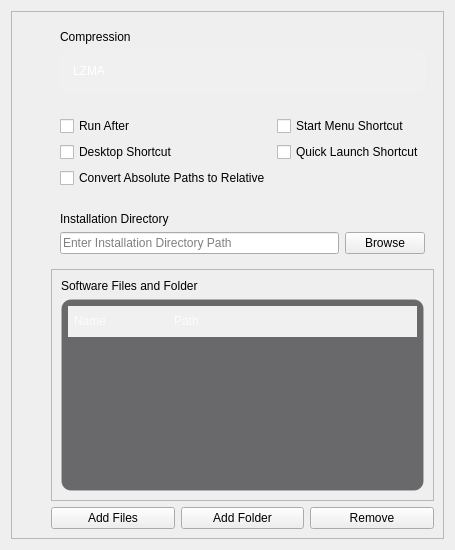
         <widget class="QWidget" name="Directorytab">
          <attribute name="title">
           <string>Directory </string>
          </attribute>
          <layout class="QHBoxLayout" name="horizontalLayout_5">
           <item>
            <widget class="QFrame" name="DirectoryPanel">
             <property name="frameShape">
              <enum>QFrame::Shape::StyledPanel</enum>
             </property>
             <property name="frameShadow">
              <enum>QFrame::Shadow::Raised</enum>
             </property>
             <layout class="QHBoxLayout" name="horizontalLayout_15">
              <item>
               <layout class="QGridLayout" name="gridLayout_3">
                <item row="5" column="2">
                 <widget class="QLabel" name="label_6">
                  <property name="minimumSize">
                   <size>
                    <width>24</width>
                    <height>24</height>
                   </size>
                  </property>
                  <property name="maximumSize">
                   <size>
                    <width>48</width>
                    <height>48</height>
                   </size>
                  </property>
                  <property name="text">
                   <string/>
                  </property>
                  <property name="pixmap">
                   <pixmap resource="res.qrc">:/res/RES/icons/compress.svg</pixmap>
                  </property>
                  <property name="scaledContents">
                   <bool>true</bool>
                  </property>
                 </widget>
                </item>
                <item row="12" column="3">
                 <widget class="QFrame" name="verticalFrame_4">
                  <property name="sizePolicy">
                   <sizepolicy hsizetype="Preferred" vsizetype="Fixed">
                    <horstretch>0</horstretch>
                    <verstretch>0</verstretch>
                   </sizepolicy>
                  </property>
                  <layout class="QVBoxLayout" name="verticalLayout_9">
                   <item>
                    <widget class="QLabel" name="label_15">
                     <property name="sizePolicy">
                      <sizepolicy hsizetype="Preferred" vsizetype="Fixed">
                       <horstretch>0</horstretch>
                       <verstretch>0</verstretch>
                      </sizepolicy>
                     </property>
                     <property name="text">
                      <string>Installation Directory</string>
                     </property>
                    </widget>
                   </item>
                   <item>
                    <widget class="QFrame" name="frame_6">
                     <property name="sizePolicy">
                      <sizepolicy hsizetype="Preferred" vsizetype="Fixed">
                       <horstretch>0</horstretch>
                       <verstretch>0</verstretch>
                      </sizepolicy>
                     </property>
                     <property name="minimumSize">
                      <size>
                       <width>0</width>
                       <height>0</height>
                      </size>
                     </property>
                     <property name="styleSheet">
                      <string notr="true">QFrame{
background-color: none;
border: none;
}</string>
                     </property>
                     <property name="frameShape">
                      <enum>QFrame::Shape::StyledPanel</enum>
                     </property>
                     <property name="frameShadow">
                      <enum>QFrame::Shadow::Raised</enum>
                     </property>
                     <layout class="QHBoxLayout" name="horizontalLayout_19">
                      <property name="leftMargin">
                       <number>0</number>
                      </property>
                      <property name="topMargin">
                       <number>0</number>
                      </property>
                      <property name="rightMargin">
                       <number>0</number>
                      </property>
                      <property name="bottomMargin">
                       <number>0</number>
                      </property>
                      <item>
                       <widget class="QLineEdit" name="defaultDirLineEdit">
                        <property name="placeholderText">
                         <string>Enter Installation Directory Path</string>
                        </property>
                       </widget>
                      </item>
                      <item>
                       <widget class="QPushButton" name="defaultDirButton">
                        <property name="cursor">
                         <cursorShape>PointingHandCursor</cursorShape>
                        </property>
                        <property name="text">
                         <string>Browse</string>
                        </property>
                        <property name="icon">
                         <iconset>
                          <normalon>:/res/RES/icons/folder-regular.svg</normalon>
                         </iconset>
                        </property>
                        <property name="iconSize">
                         <size>
                          <width>20</width>
                          <height>20</height>
                         </size>
                        </property>
                       </widget>
                      </item>
                     </layout>
                    </widget>
                   </item>
                  </layout>
                 </widget>
                </item>
                <item row="14" column="2">
                 <widget class="QLabel" name="label_2">
                  <property name="minimumSize">
                   <size>
                    <width>24</width>
                    <height>24</height>
                   </size>
                  </property>
                  <property name="maximumSize">
                   <size>
                    <width>48</width>
                    <height>48</height>
                   </size>
                  </property>
                  <property name="text">
                   <string/>
                  </property>
                  <property name="pixmap">
                   <pixmap resource="res.qrc">:/res/RES/icons/folder-tree.svg</pixmap>
                  </property>
                  <property name="scaledContents">
                   <bool>true</bool>
                  </property>
                 </widget>
                </item>
                <item row="12" column="2">
                 <widget class="QLabel" name="label_12">
                  <property name="minimumSize">
                   <size>
                    <width>24</width>
                    <height>24</height>
                   </size>
                  </property>
                  <property name="maximumSize">
                   <size>
                    <width>48</width>
                    <height>48</height>
                   </size>
                  </property>
                  <property name="text">
                   <string/>
                  </property>
                  <property name="pixmap">
                   <pixmap resource="res.qrc">:/res/RES/icons/system.svg</pixmap>
                  </property>
                  <property name="scaledContents">
                   <bool>true</bool>
                  </property>
                 </widget>
                </item>
                <item row="14" column="3">
                 <widget class="QFrame" name="frame_3">
                  <property name="minimumSize">
                   <size>
                    <width>0</width>
                    <height>0</height>
                   </size>
                  </property>
                  <property name="frameShape">
                   <enum>QFrame::Shape::StyledPanel</enum>
                  </property>
                  <property name="frameShadow">
                   <enum>QFrame::Shadow::Raised</enum>
                  </property>
                  <layout class="QVBoxLayout" name="verticalLayout_4">
                   <item>
                    <widget class="QLabel" name="label_4">
                     <property name="text">
                      <string>Software Files and Folder</string>
                     </property>
                    </widget>
                   </item>
                   <item>
                    <widget class="QTreeWidget" name="filesTreeWidget">
                     <property name="styleSheet">
                      <string notr="true">QTreeWidget {
    background-color: rgba(25, 25, 30, 160);
    border: 1px solid rgba(255, 255, 255, 15);
    border-radius: 10px;

    color: white;

    padding: 6px;
    outline: none;
}

/* Header */
QHeaderView::section {
    background-color: rgba(255, 255, 255, 10);
    color: rgba(255,255,255,200);

    padding: 6px;

    border: none;
    border-bottom: 1px solid rgba(255,255,255,15);
}

/* Items */
QTreeWidget::item {
    padding: 6px;
    border-radius: 6px;
}

/* Hover */
QTreeWidget::item:hover {
    background-color: rgba(255, 255, 255, 12);
}

/* Selected item (Apple blue) */
QTreeWidget::item:selected {
    background-color: rgba(10, 132, 255, 35);
    color: white;
}

/* Focus outline */
QTreeWidget:focus {
    border: 1px solid #0A84FF;
}</string>
                     </property>
                     <column>
                      <property name="text">
                       <string>Name</string>
                      </property>
                     </column>
                     <column>
                      <property name="text">
                       <string>Path</string>
                      </property>
                     </column>
                    </widget>
                   </item>
                  </layout>
                 </widget>
                </item>
                <item row="15" column="3">
                 <widget class="QFrame" name="frame_2">
                  <property name="minimumSize">
                   <size>
                    <width>0</width>
                    <height>0</height>
                   </size>
                  </property>
                  <property name="styleSheet">
                   <string notr="true">QFrame{
background-color: none;
border: none;
}</string>
                  </property>
                  <property name="frameShape">
                   <enum>QFrame::Shape::StyledPanel</enum>
                  </property>
                  <property name="frameShadow">
                   <enum>QFrame::Shadow::Raised</enum>
                  </property>
                  <layout class="QHBoxLayout" name="horizontalLayout_7">
                   <property name="leftMargin">
                    <number>0</number>
                   </property>
                   <property name="topMargin">
                    <number>0</number>
                   </property>
                   <property name="rightMargin">
                    <number>0</number>
                   </property>
                   <property name="bottomMargin">
                    <number>0</number>
                   </property>
                   <item>
                    <widget class="QPushButton" name="addFilesButton">
                     <property name="cursor">
                      <cursorShape>PointingHandCursor</cursorShape>
                     </property>
                     <property name="text">
                      <string>Add Files</string>
                     </property>
                     <property name="icon">
                      <iconset>
                       <normalon>:/res/RES/icons/add.svg</normalon>
                      </iconset>
                     </property>
                     <property name="iconSize">
                      <size>
                       <width>24</width>
                       <height>24</height>
                      </size>
                     </property>
                    </widget>
                   </item>
                   <item>
                    <widget class="QPushButton" name="addFolderButton">
                     <property name="cursor">
                      <cursorShape>PointingHandCursor</cursorShape>
                     </property>
                     <property name="text">
                      <string>Add Folder</string>
                     </property>
                     <property name="icon">
                      <iconset>
                       <normalon>:/res/RES/icons/folder.svg</normalon>
                      </iconset>
                     </property>
                     <property name="iconSize">
                      <size>
                       <width>24</width>
                       <height>24</height>
                      </size>
                     </property>
                    </widget>
                   </item>
                   <item>
                    <widget class="QPushButton" name="removeSelectedButton">
                     <property name="cursor">
                      <cursorShape>PointingHandCursor</cursorShape>
                     </property>
                     <property name="text">
                      <string>Remove</string>
                     </property>
                     <property name="icon">
                      <iconset>
                       <normalon>:/res/RES/icons/remove.svg</normalon>
                      </iconset>
                     </property>
                     <property name="iconSize">
                      <size>
                       <width>24</width>
                       <height>24</height>
                      </size>
                     </property>
                    </widget>
                   </item>
                  </layout>
                 </widget>
                </item>
                <item row="5" column="3">
                 <widget class="QFrame" name="verticalFrame_3">
                  <property name="sizePolicy">
                   <sizepolicy hsizetype="Preferred" vsizetype="Fixed">
                    <horstretch>0</horstretch>
                    <verstretch>0</verstretch>
                   </sizepolicy>
                  </property>
                  <layout class="QVBoxLayout" name="verticalLayout_8">
                   <item>
                    <widget class="QLabel" name="label_14">
                     <property name="sizePolicy">
                      <sizepolicy hsizetype="Preferred" vsizetype="Fixed">
                       <horstretch>0</horstretch>
                       <verstretch>0</verstretch>
                      </sizepolicy>
                     </property>
                     <property name="text">
                      <string>Compression</string>
                     </property>
                    </widget>
                   </item>
                   <item>
                    <widget class="QComboBox" name="compressionComboBox">
                     <property name="styleSheet">
                      <string notr="true">QComboBox {
    background-color: rgba(255, 255, 255, 20);
    color: white;

    border: 1px solid rgba(255, 255, 255, 25);
    border-radius: 8px;

    padding: 6px 12px;

    min-height: 28px;
}

QComboBox:hover {
    background-color: rgba(255,255,255,30);
    border: 1px solid rgba(90,140,255,120);
}

QComboBox:focus {
    border: 1px solid rgb(0,122,255);
}

QComboBox:disabled {
    background-color: rgba(255,255,255,10);
    color: rgba(255,255,255,80);
}

/* Arrow area */
QComboBox::drop-down {
    subcontrol-origin: padding;
    subcontrol-position: top right;

    width: 30px;

    border: none;
    background: transparent;
}

/* Arrow */
QComboBox::down-arrow {
    image: url(:/res/RES/icons/chevron-down.svg);
    width: 12px;
    height: 12px;
}

/* Popup list */
QComboBox QAbstractItemView {

    background-color: rgba(35,35,40,240);

    color: white;

    border: 1px solid rgba(255,255,255,20);

    border-radius: 8px;

    outline: none;

    selection-background-color: rgba(0,122,255,180);

    selection-color: white;

    padding: 4px;
}

/* Items */
QComboBox QAbstractItemView::item {
    height: 28px;
    padding-left: 10px;
    border-radius: 6px;
}

/* Hover item */
QComboBox QAbstractItemView::item:hover {
    background-color: rgba(255,255,255,18);
}

/* Selected item */
QComboBox QAbstractItemView::item:selected {
    background-color: rgba(0,122,255,180);
    color: white;
}</string>
                     </property>
                     <item>
                      <property name="text">
                       <string>LZMA</string>
                      </property>
                     </item>
                     <item>
                      <property name="text">
                       <string>ZLIB</string>
                      </property>
                     </item>
                     <item>
                      <property name="text">
                       <string>BZIP2</string>
                      </property>
                     </item>
                    </widget>
                   </item>
                  </layout>
                 </widget>
                </item>
                <item row="6" column="3">
                 <widget class="QFrame" name="frame_16">
                  <property name="minimumSize">
                   <size>
                    <width>0</width>
                    <height>0</height>
                   </size>
                  </property>
                  <property name="styleSheet">
                   <string notr="true">QFrame{
background-color: none;
border: none;
}</string>
                  </property>
                  <property name="frameShape">
                   <enum>QFrame::Shape::StyledPanel</enum>
                  </property>
                  <property name="frameShadow">
                   <enum>QFrame::Shadow::Raised</enum>
                  </property>
                  <layout class="QGridLayout" name="gridLayout_9">
                   <item row="0" column="0">
                    <widget class="QCheckBox" name="runAfterCheckBox">
                     <property name="text">
                      <string>Run After</string>
                     </property>
                    </widget>
                   </item>
                   <item row="2" column="0">
                    <widget class="QCheckBox" name="relativePathCheckBox">
                     <property name="text">
                      <string>Convert Absolute Paths to Relative</string>
                     </property>
                    </widget>
                   </item>
                   <item row="1" column="0">
                    <widget class="QCheckBox" name="desktopShortcutCheckBox">
                     <property name="text">
                      <string>Desktop Shortcut</string>
                     </property>
                    </widget>
                   </item>
                   <item row="0" column="1">
                    <widget class="QCheckBox" name="startMenuShortcutCheckBox">
                     <property name="text">
                      <string>Start Menu Shortcut</string>
                     </property>
                    </widget>
                   </item>
                   <item row="1" column="1">
                    <widget class="QCheckBox" name="quickLaunchShortcutCheckBox">
                     <property name="text">
                      <string>Quick Launch Shortcut</string>
                     </property>
                    </widget>
                   </item>
                  </layout>
                 </widget>
                </item>
               </layout>
              </item>
             </layout>
            </widget>
           </item>
          </layout>
         </widget>
